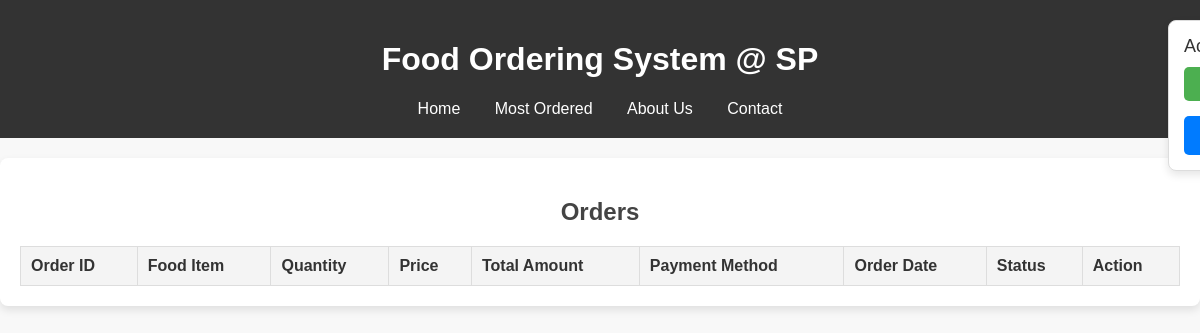
Before: /Client/orders.php (signed in) with the older database file.
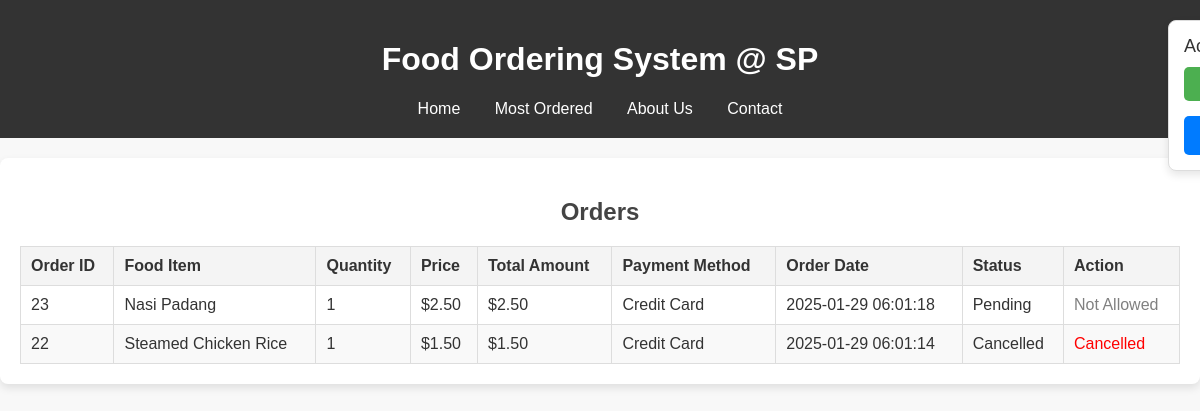
After: the same page with the newer database file.
### tables this page shows
CREATE TABLE `order_items` (
  `order_item_id` int(11) NOT NULL,
  `order_id` int(11) NOT NULL,
  `food_item_id` int(11) NOT NULL,
  `quantity` int(11) NOT NULL,
  `price` decimal(10,2) NOT NULL
);

CREATE TABLE `orders` (
  `order_id` int(11) NOT NULL,
  `user_id` int(11) NOT NULL,
  `total_amount` decimal(10,2) NOT NULL,
  `status` enum('Pending','Completed','Cancelled') DEFAULT 'Pending',
  `payment_method` varchar(50) NOT NULL,
  `order_date` datetime DEFAULT current_timestamp(),
  `tracking_id` varchar(255) NOT NULL,
  `reason` varchar(255) DEFAULT NULL
);

CREATE TABLE `food_items` (
  `food_item_id` int(11) NOT NULL,
  `food_court_id` int(11) DEFAULT NULL,
  `food_name` varchar(100) NOT NULL,
  `description` text DEFAULT NULL,
  `price` decimal(10,2) NOT NULL,
  `category` varchar(50) DEFAULT NULL,
  `stall_id` int(11) NOT NULL,
  `image_path` varchar(255) DEFAULT NULL,
  `buy_count` int(11) DEFAULT NULL
);

### Client/orders.php (the view, shortened to what this page needs)
<?php
include $_SERVER['DOCUMENT_ROOT'] . '/projectCSAD/Scripts/common.php';
include $_SERVER['DOCUMENT_ROOT'] . '/projectCSAD/Scripts/Account.php';
echo $account, $main_head;
$user_id = $_SESSION['user_id'];
$query = "
    SELECT o.order_id, o.total_amount, o.payment_method, o.order_date, o.status, oi.food_item_id, oi.quantity, oi.price, fi.food_name
    FROM orders o
    JOIN order_items oi ON o.order_id = oi.order_id
    JOIN food_items fi ON oi.food_item_id = fi.food_item_id
    WHERE o.user_id = ?
    ORDER BY o.order_date DESC";
$stmt = $conn->prepare($query);
$stmt->bind_param('i', $user_id);
$stmt->execute();
$result = $stmt->get_result();
?>
<!DOCTYPE html>
<html lang="en">
<head>
    <link rel="stylesheet" href="../Scripts/FC1_6_CSS.css">
</head>
<body>
<div class="container">
    <h2>Orders</h2>
    <table>
        <thead>
            <tr>
                <th>Order ID</th>
                <th>Food Item</th>
                <th>Quantity</th>
                <th>Price</th>
                <th>Total Amount</th>
                <th>Payment Method</th>
                <th>Order Date</th>
                <th>Status</th>
                <th>Action</th>
            </tr>
        </thead>
        <tbody>
            <?php while ($order = $result->fetch_assoc()): ?>
                <tr>
                    <td><?= htmlspecialchars($order['order_id']) ?></td>
                    <td><?= htmlspecialchars($order['food_name']) ?></td>
                    <td><?= htmlspecialchars($order['quantity']) ?></td>
                    <td>$<?= number_format($order['price'], 2) ?></td>
                    <td>$<?= number_format($order['total_amount'], 2) ?></td>
                    <td><?= htmlspecialchars($order['payment_method']) ?></td>
                    <td><?= htmlspecialchars($order['order_date']) ?></td>
                    <td><?= htmlspecialchars($order['status']) ?></td>
                    <td>
                        <?php if ($order['status'] === 'Pending'): ?>
                            <?php
                            $order_time = strtotime($order['order_date']);
                            $current_time = time();
                            if (($current_time - $order_time) <= 120): ?>
                                <form method="POST" style="display:inline;">
                                    <input type="hidden" name="cancel_order_id" value="<?= $order['order_id'] ?>">
                                    <button type="submit" class="cancel-btn">Cancel</button>
                                </form>
                            <?php else: ?>
                                <span style="color: gray;">Not Allowed</span>
                            <?php endif; ?>
                            <?php elseif ($order['status'] === 'Completed'): ?>
                            <span style="color: green;">Completed</span>
                        <?php else: ?>
                            <span style="color: red;">Cancelled</span>
                        <?php endif; ?>
                    </td>
                </tr>
            <?php endwhile; ?>
        </tbody>
    </table>
</div>
</body>
</html>

Changed rows visible on the page:
added order_items: order.order_id "23", food_item.food_name "Nasi Padang", quantity "1", price "2.50", order.total_amount "2.50", order.payment_method "Credit Card", order.order_date "2025-01-29 06:01:18", order.status "Pending", shows "Not Allowed"
added order_items: order.order_id "22", food_item.food_name "Steamed Chicken Rice", quantity "1", price "1.50", order.total_amount "1.50", order.payment_method "Credit Card", order.order_date "2025-01-29 06:01:14", order.status "Cancelled"
